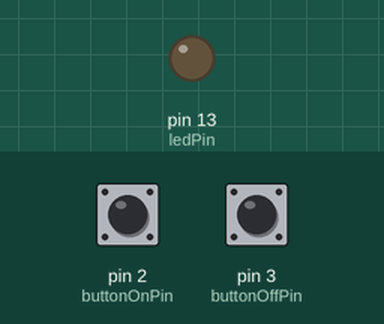
A sketch run on a simulated Arduino Uno, built with avr-gcc and run on an emulated ATmega328P. Shown: output pins drawn as LEDs (lit = HIGH). Inputs (shaded band) come from the test bench; at power-on: pin 2 (buttonOnPin) HIGH, pin 3 (buttonOffPin) HIGH.

Above: at 1.2 s.
1.3 s: pin 2 (buttonOnPin) pulled LOW for 0.15 s
At 2.3 s:
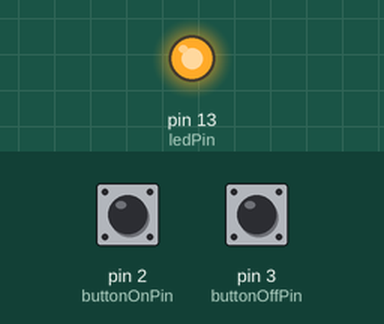
2.9 s: pin 3 (buttonOffPin) pulled LOW for 0.15 s
At 3.5 s:
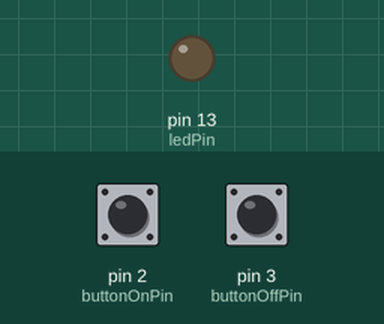
4.5 s: pin 2 (buttonOnPin) pulled LOW for 1 s
At 6.0 s:
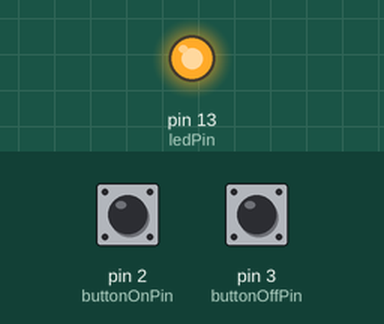
7.0 s: pin 2 (buttonOnPin) driven LOW and pin 3 (buttonOffPin) driven LOW
At 8.1 s:
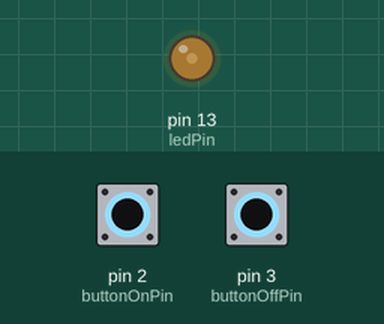
8.5 s: pin 3 (buttonOffPin) driven HIGH
At 9.7 s:
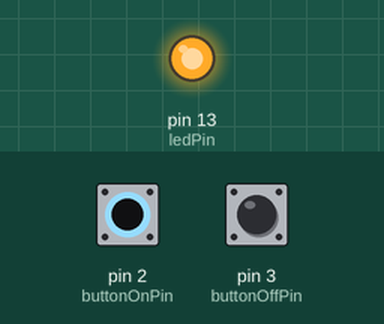
Timing chart, 0 to 11.0 s (numbered marks = the images above; inputs shaded):
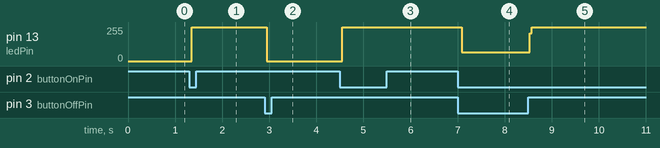

Measured:
- after the input at 1.3 s, pin 13 (ledPin): 0/255 → 255/255 after 0.05 s
- after the input at 2.9 s, pin 13 (ledPin): 255/255 → 0/255 after 0.05 s
- after the input at 4.5 s, pin 13 (ledPin): 0/255 → 255/255 after 0.05 s
- after the input at 7.0 s, pin 13 (ledPin): 255/255 → 66/255 after 0.09 s
- after the input at 8.5 s, pin 13 (ledPin): 66/255 → 255/255 at once

The sketch:

Bouttons_LED.ino
```cpp
/*
  Ce programme utilise deux boutons pour contrôler une LED :
  - Bouton 1 (pin 2) allume la LED.
  - Bouton 2 (pin 3) éteint la LED.
*/

const int buttonOnPin = 2;   // Pin du bouton pour allumer la LED
const int buttonOffPin = 3;  // Pin du bouton pour éteindre la LED
const int ledPin = 13;       // Pin de la LED

int lastButtonOnState = HIGH;
int lastButtonOffState = HIGH;

unsigned long lastDebounceTimeOn = 0;
unsigned long lastDebounceTimeOff = 0;
const unsigned long debounceDelay = 50; // Délai anti-rebond

void setup() {
  pinMode(ledPin, OUTPUT);
  pinMode(buttonOnPin, INPUT_PULLUP);  // Utilisation des résistances pull-up internes
  pinMode(buttonOffPin, INPUT_PULLUP);
}

void loop() {
  int buttonOnState = digitalRead(buttonOnPin);
  int buttonOffState = digitalRead(buttonOffPin);

  // Gestion du debounce pour le bouton ON
  if (buttonOnState != lastButtonOnState) {
    lastDebounceTimeOn = millis();
  }

  if ((millis() - lastDebounceTimeOn) > debounceDelay) {
    if (buttonOnState == LOW) {
      digitalWrite(ledPin, HIGH); // Allumer la LED
    }
  }

  // Gestion du debounce pour le bouton OFF
  if (buttonOffState != lastButtonOffState) {
    lastDebounceTimeOff = millis();
  }

  if ((millis() - lastDebounceTimeOff) > debounceDelay) {
    if (buttonOffState == LOW) {
      digitalWrite(ledPin, LOW); // Éteindre la LED
    }
  }

  lastButtonOnState = buttonOnState;
  lastButtonOffState = buttonOffState;
}
```
